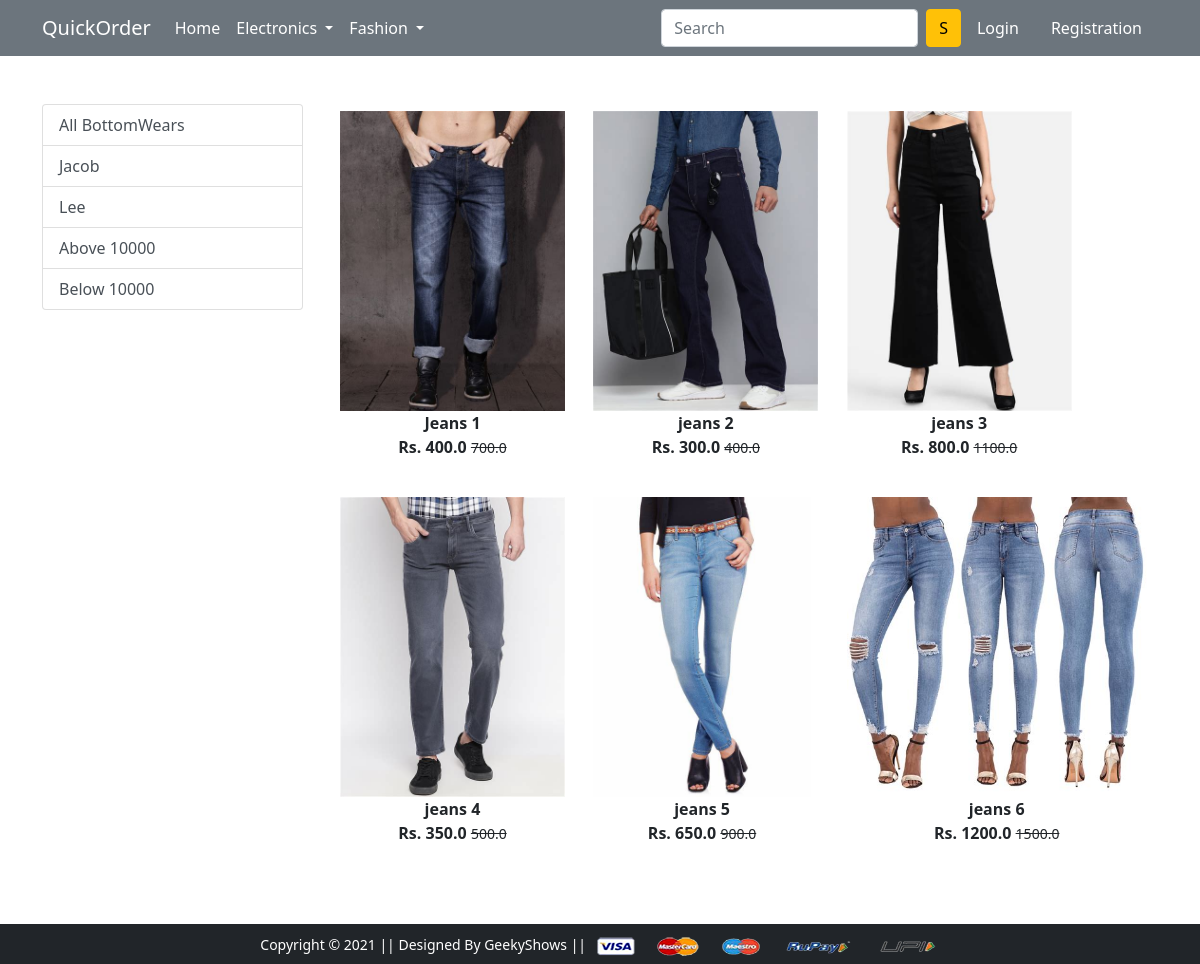
The app's page /bottomwear/ with its own data.
### app/models.py (models this page shows, shortened)
class Product(models.Model):
    title = models.CharField(max_length=100)
    selling_price = models.FloatField()
    discounted_price = models.FloatField()
    description = models.TextField()
    brand = models.CharField(max_length=100)
    category = models.CharField(choices=CATEGORY_CHOICES,max_length=2)
    product_image = models.ImageField(upload_to='media/productimg')

### app/views.py (the view)
# urls.py: path('bottomwear/', views.Bottomwear, name='bottomwear'),
def Bottomwear(request, data=None):
 if data == None:
  bottomwear = Product.objects.filter(category='BW')
 elif data == 'Jacob' or data == 'Lee':
  bottomwear = Product.objects.filter(category='BW').filter(brand=data)
 elif data == 'below':
  bottomwear = Product.objects.filter(category='BW').filter(discounted_price__lt=700)
 elif data == 'above':
  bottomwear = Product.objects.filter(category='BW').filter(discounted_price__gt=700)
 return render(request, 'app/bottomwear.html',{'bottomwear':bottomwear})

### app/templates/app/bottomwear.html (shortened to what this page needs)
{% extends 'app/base.html' %}
{% load static %}
{% block main-content %}
<div class="container my-5">
 <div class="row">
  <div class="col-sm-3">
   <div class = "list-group">
    <a href="{% url 'bottomwear' %}" class="list-group-item list-group-item-action" aria-current="true">All BottomWears</a>
    <a href="{% url 'bottomweardata' 'Jacob' %}" class="list-group-item list-group-item-action" aria-current="true">Jacob</a>
    <a href="{% url 'bottomweardata' 'Lee' %}" class="list-group-item list-group-item-action" aria-current="true">Lee</a>
    <a href="{% url 'bottomweardata' 'above' %}" class="list-group-item list-group-item-action" aria-current="true">Above 10000</a>
    <a href="{% url 'bottomweardata' 'below' %}" class="list-group-item list-group-item-action" aria-current="true">Below 10000</a>
   </div>
  </div>
  <div class="col-sm-8">
   <div class="row">
    {% for product in bottomwear %}
    <div class = "col-sm-4 text-center mb-4">
     <a href="{% url 'product-detail' product.id %}" class="btn">
      <div class="item">
       <img src="{{product.product_image.url}}" alt="" height="300" class="">
       <div class="fw-bold">{{product.title}}</div>
       <div class="fw-bold">Rs. {{product.discounted_price}}
        <small class="fw-light text-decoration-line-through">{{product.selling_price}}</small>
       </div>
      </div>
     </a>
    </div>
    {% endfor %}
   </div>
  </div>
 </div>
</div>
{% endblock main-content %}

### records on screen
Product: product_image (picture), title "Jeans 1", discounted_price "400.0", selling_price "700.0"
Product: product_image (picture), title "jeans 2", discounted_price "300.0", selling_price "400.0"
Product: product_image (picture), title "jeans 3", discounted_price "800.0", selling_price "1100.0"
Product: product_image (picture), title "jeans 4", discounted_price "350.0", selling_price "500.0"
Product: product_image (picture), title "jeans 5", discounted_price "650.0", selling_price "900.0"
Product: product_image (picture), title "jeans 6", discounted_price "1200.0", selling_price "1500.0"
